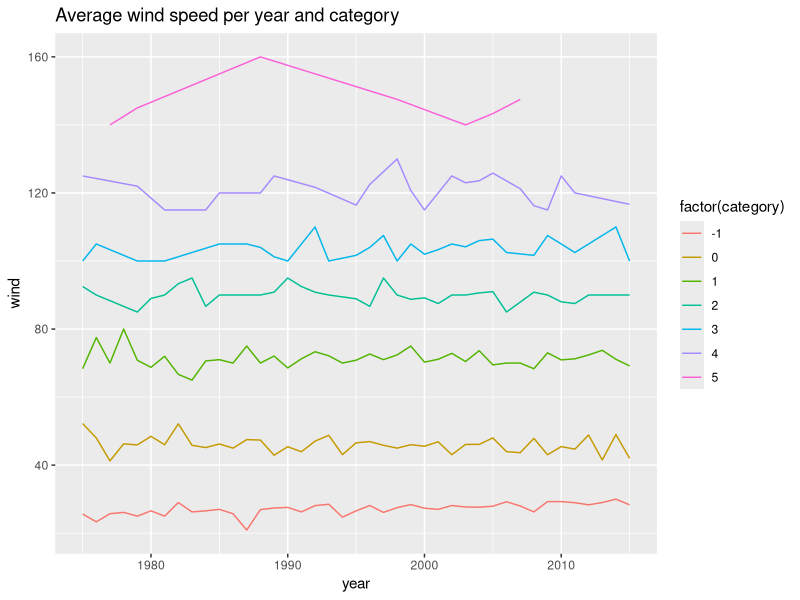
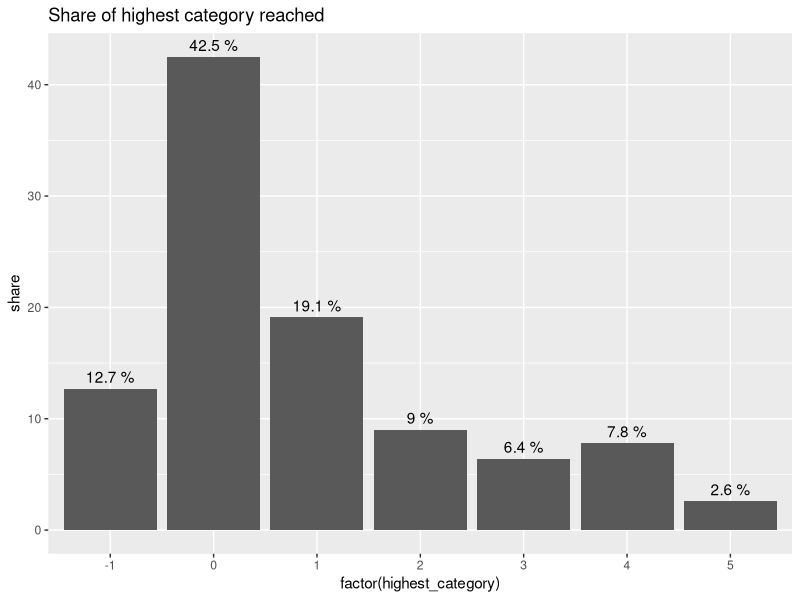
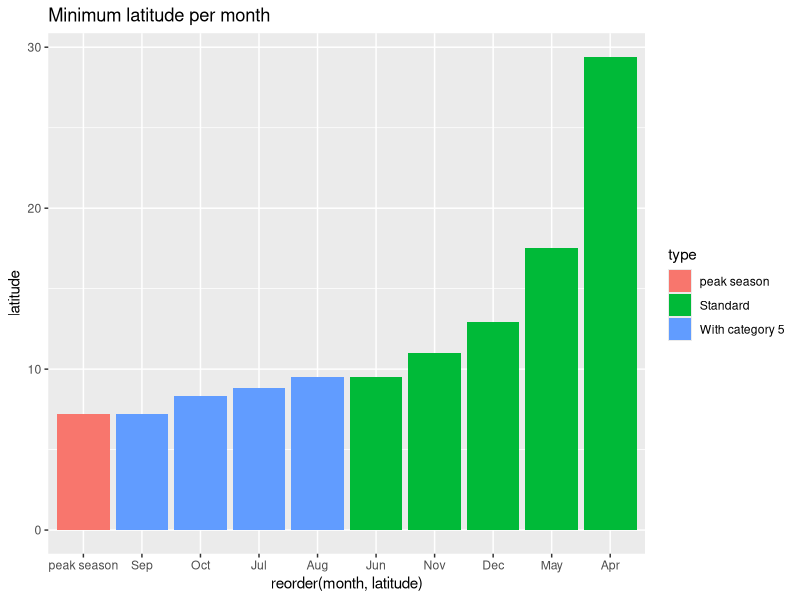
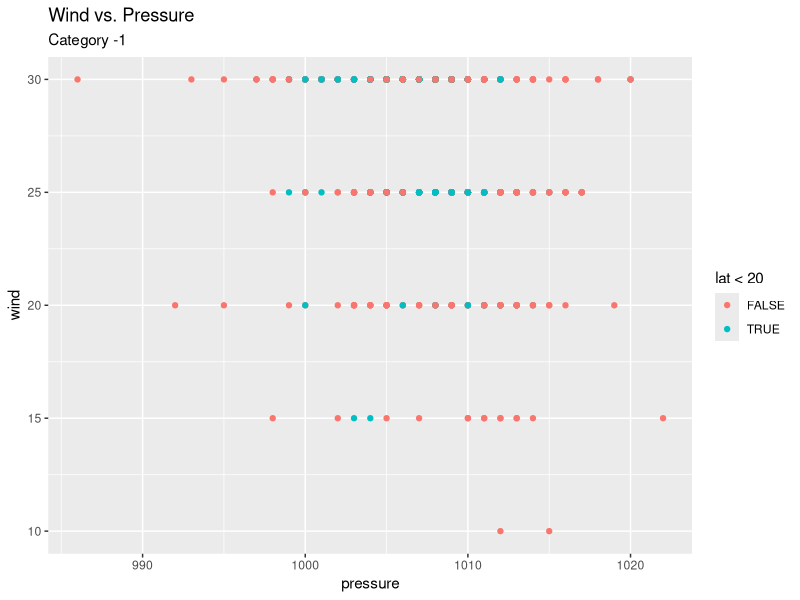
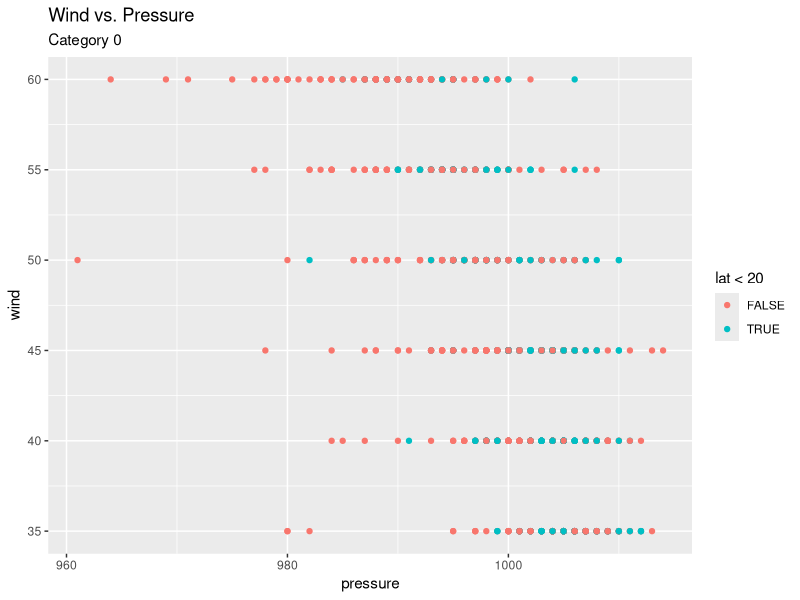
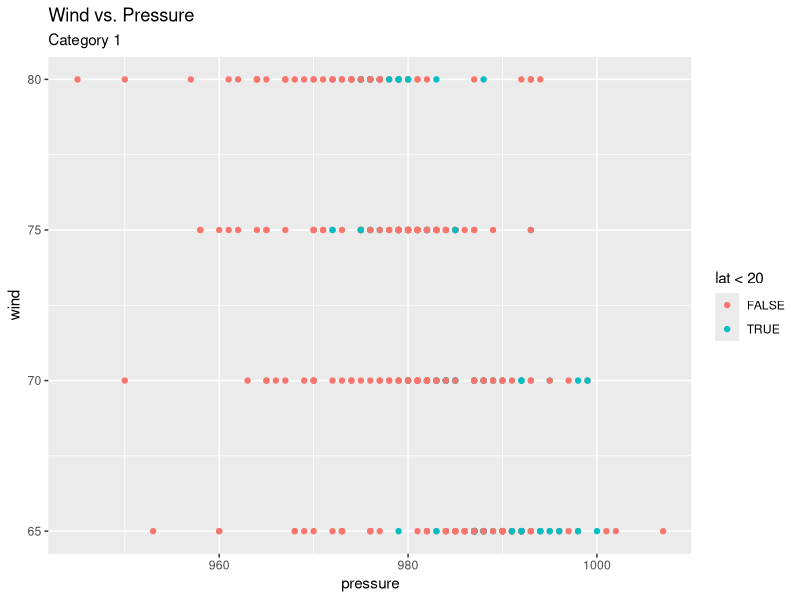
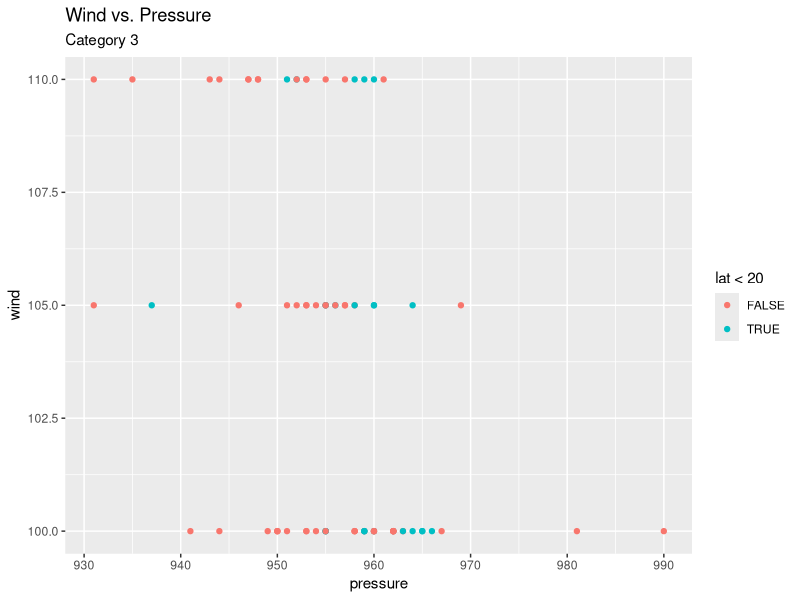
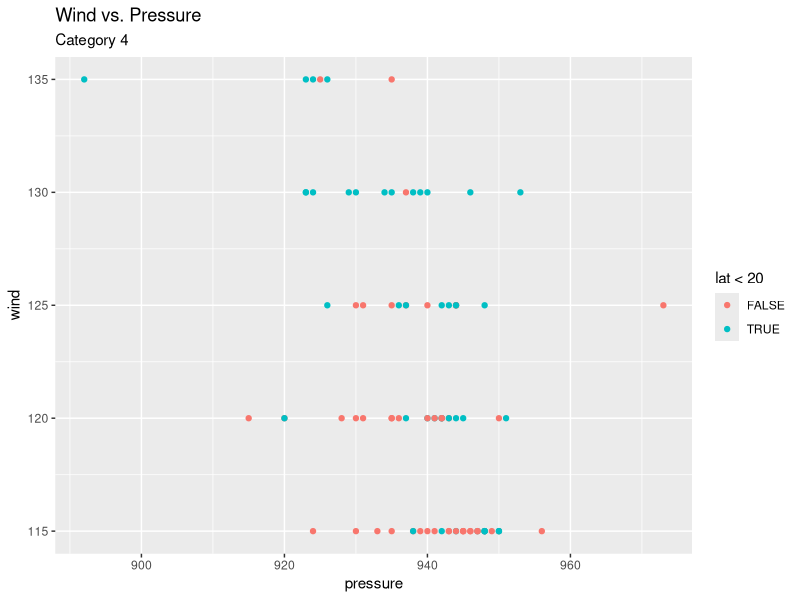

Reproduce these figures in R, in order.
## ---- chunk 1

## ---- chunk 2
library(tidyverse)
library(readxl)

storms_data <- read_xlsx("tropical_storms.xlsx")
## ---- chunk 3

num_of_storms <- storms_data %>%
  group_by(year, name) %>%
  summarize(n = n()) %>%
  nrow()

print(paste("There are", num_of_storms, "storms in the dataset"))
## ---- chunk 4
last_year <- max(storms$year)
last_cat5_year <- storms %>%
  filter(category == 5) %>%
  filter(year == max(year))

print(paste("There have been", last_year-last_cat5_year$year[1], "years without category 5 storms"))
## ---- chunk 5
storms_data <- storms_data %>%
  mutate(index = ifelse(str_sub(name, 1, 2) == "AL", str_sub(name, 3, 4), ""),
         index = as.numeric(index))
## ---- chunk 6
storms_data %>%
  group_by(year, category) %>%
  summarize(wind = mean(wind)) %>%
  ggplot(aes(x = year, y = wind, group = category, color = factor(category))) +
  geom_line() +
  ggtitle("Average wind speed per year and category")
## ---- chunk 7
first_last_data <- storms_data %>%
  group_by(year, category) %>%
  summarise(maxwind = max(wind),
            pressure_diff = max(pressure) - min(pressure),
            share_below_30 = mean(lat < 30)) %>%
  print()
## ---- chunk 8
first_year <- min(storms_data$year)
last_year <- max(storms_data$year)
highest_diff <- first_last_data %>%
  filter(year %in% c(first_year, last_year)) %>%
  select(year, category, share_below_30) %>%
  spread(key = year, value = share_below_30) %>%
  mutate(diff = get(as.character(last_year)) - get(as.character(first_year))) %>%
  filter(diff == max(diff))
print(paste("Category", highest_diff$category, "increased the most"))
## ---- chunk 9
storms_data %>%
  group_by(year, name) %>%
  summarize(highest_category = max(category)) %>%
  group_by(highest_category) %>%
  summarize(count = n()) %>%
  mutate(tot = sum(count),share = round(100*count/sum(count), 1)) %>%
  ggplot(aes(x = factor(highest_category), y = share)) +
  geom_col() +
  geom_text(aes(label = paste(share,"%")), vjust = -0.5) +
  ggtitle("Share of highest category reached")
## ---- chunk 10
per_month <- storms_data %>%
  group_by(month) %>%
  summarise(latitude = min(lat),
            highest_category = max(category)) %>%
  mutate(month = month(month, label = TRUE)) %>%
  print()

peak_season <- storms_data %>%
  filter(month >= 7 & month <= 9) %>%
  summarise(month = "peak season",
            latitude = min(lat),
            highest_category = max(category)) %>%
  print()
per_month <- bind_rows(per_month, peak_season)
## ---- chunk 11
per_month %>%
  mutate(type = ifelse(month == "peak season", 
                       "peak season",
                       ifelse(highest_category == 5, "With category 5", "Standard"))) %>%
  ggplot(aes(x = reorder(month, latitude ), 
             y = latitude , 
             fill = type)) +
  geom_col() +
  ggtitle("Minimum latitude per month")
## ---- chunk 12
for (Category in unique(storms_data$category)) {
  cat_data <- storms_data %>%
    filter(category == Category)
  
  g <- ggplot(cat_data, mapping = aes(x = pressure, y = wind, color = lat < 20)) +
    geom_point() +
    ggtitle("Wind vs. Pressure",
            subtitle = paste("Category", Category))
  print(g)
}
## ---- chunk 13
storms_with_radius <- filter(storms_data, hu_radius > 0)

wind_july <- storms_with_radius %>%
  filter(month == 7) %>%
  summarize(wind = mean(wind)) %>%
  print()

november_data <- storms_with_radius %>%
  filter(month == 11) %>%
  mutate(damage = wind * hu_radius * hu_radius) %>%
  print()

november_data <- november_data %>%
  mutate(cf_wind = wind_july$wind) %>%
  mutate(cf_damange = cf_wind * hu_radius * hu_radius) %>%
  print()

print(paste("Total damage for August will be higher by", sum(november_data$cf_damange-november_data$damage)))
